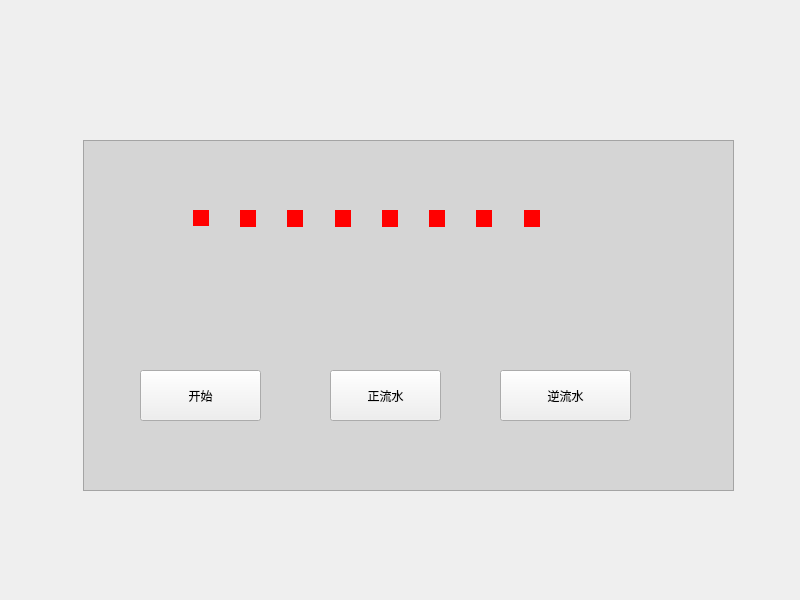
<?xml version="1.0" encoding="UTF-8"?>
<ui version="4.0">
 <class>Widget</class>
 <widget class="QWidget" name="Widget">
  <property name="geometry">
   <rect>
    <x>0</x>
    <y>0</y>
    <width>800</width>
    <height>600</height>
   </rect>
  </property>
  <property name="windowTitle">
   <string>Widget</string>
  </property>
  <widget class="QPushButton" name="button_1">
   <property name="geometry">
    <rect>
     <x>140</x>
     <y>370</y>
     <width>121</width>
     <height>51</height>
    </rect>
   </property>
   <property name="styleSheet">
    <string notr="true">
font: 16pt &quot;黑体&quot;;</string>
   </property>
   <property name="text">
    <string>开始</string>
   </property>
   <property name="checkable">
    <bool>true</bool>
   </property>
   <property name="autoExclusive">
    <bool>true</bool>
   </property>
   <property name="autoDefault">
    <bool>false</bool>
   </property>
  </widget>
  <widget class="QPushButton" name="pushButton_2">
   <property name="geometry">
    <rect>
     <x>330</x>
     <y>370</y>
     <width>111</width>
     <height>51</height>
    </rect>
   </property>
   <property name="styleSheet">
    <string notr="true">font: 16pt &quot;黑体&quot;;</string>
   </property>
   <property name="text">
    <string>正流水</string>
   </property>
   <property name="autoDefault">
    <bool>false</bool>
   </property>
  </widget>
  <widget class="QPushButton" name="pushButton_3">
   <property name="geometry">
    <rect>
     <x>500</x>
     <y>370</y>
     <width>131</width>
     <height>51</height>
    </rect>
   </property>
   <property name="styleSheet">
    <string notr="true">font: 16pt &quot;黑体&quot;;</string>
   </property>
   <property name="text">
    <string>逆流水</string>
   </property>
   <property name="checkable">
    <bool>true</bool>
   </property>
   <property name="autoDefault">
    <bool>false</bool>
   </property>
  </widget>
  <widget class="QTextBrowser" name="textBrowser">
   <property name="geometry">
    <rect>
     <x>83</x>
     <y>140</y>
     <width>651</width>
     <height>351</height>
    </rect>
   </property>
   <property name="styleSheet">
    <string notr="true">background-color: rgb(213, 213, 213);</string>
   </property>
  </widget>
  <widget class="QLabel" name="label">
   <property name="geometry">
    <rect>
     <x>193</x>
     <y>210</y>
     <width>16</width>
     <height>16</height>
    </rect>
   </property>
   <property name="styleSheet">
    <string notr="true">background-color: rgb(255, 0, 0);</string>
   </property>
   <property name="text">
    <string> </string>
   </property>
  </widget>
  <widget class="QLabel" name="label_2">
   <property name="geometry">
    <rect>
     <x>240</x>
     <y>210</y>
     <width>16</width>
     <height>17</height>
    </rect>
   </property>
   <property name="styleSheet">
    <string notr="true">background-color: rgb(255, 0, 0);</string>
   </property>
   <property name="text">
    <string/>
   </property>
  </widget>
  <widget class="QLabel" name="label_3">
   <property name="geometry">
    <rect>
     <x>287</x>
     <y>210</y>
     <width>16</width>
     <height>17</height>
    </rect>
   </property>
   <property name="styleSheet">
    <string notr="true">background-color: rgb(255, 0, 0);</string>
   </property>
   <property name="text">
    <string/>
   </property>
  </widget>
  <widget class="QLabel" name="label_4">
   <property name="geometry">
    <rect>
     <x>335</x>
     <y>210</y>
     <width>16</width>
     <height>17</height>
    </rect>
   </property>
   <property name="styleSheet">
    <string notr="true">background-color: rgb(255, 0, 0);</string>
   </property>
   <property name="text">
    <string/>
   </property>
  </widget>
  <widget class="QLabel" name="label_5">
   <property name="geometry">
    <rect>
     <x>382</x>
     <y>210</y>
     <width>16</width>
     <height>17</height>
    </rect>
   </property>
   <property name="styleSheet">
    <string notr="true">background-color: rgb(255, 0, 0);</string>
   </property>
   <property name="text">
    <string/>
   </property>
  </widget>
  <widget class="QLabel" name="label_6">
   <property name="geometry">
    <rect>
     <x>429</x>
     <y>210</y>
     <width>16</width>
     <height>17</height>
    </rect>
   </property>
   <property name="styleSheet">
    <string notr="true">background-color: rgb(255, 0, 0);</string>
   </property>
   <property name="text">
    <string/>
   </property>
  </widget>
  <widget class="QLabel" name="label_7">
   <property name="geometry">
    <rect>
     <x>476</x>
     <y>210</y>
     <width>16</width>
     <height>17</height>
    </rect>
   </property>
   <property name="styleSheet">
    <string notr="true">background-color: rgb(255, 0, 0);</string>
   </property>
   <property name="text">
    <string/>
   </property>
  </widget>
  <widget class="QLabel" name="label_8">
   <property name="geometry">
    <rect>
     <x>524</x>
     <y>210</y>
     <width>16</width>
     <height>17</height>
    </rect>
   </property>
   <property name="styleSheet">
    <string notr="true">background-color: rgb(255, 0, 0);</string>
   </property>
   <property name="text">
    <string/>
   </property>
  </widget>
  <zorder>textBrowser</zorder>
  <zorder>button_1</zorder>
  <zorder>pushButton_2</zorder>
  <zorder>pushButton_3</zorder>
  <zorder>label</zorder>
  <zorder>label_2</zorder>
  <zorder>label_3</zorder>
  <zorder>label_4</zorder>
  <zorder>label_5</zorder>
  <zorder>label_6</zorder>
  <zorder>label_7</zorder>
  <zorder>label_8</zorder>
 </widget>
 <resources/>
 <connections/>
</ui>
